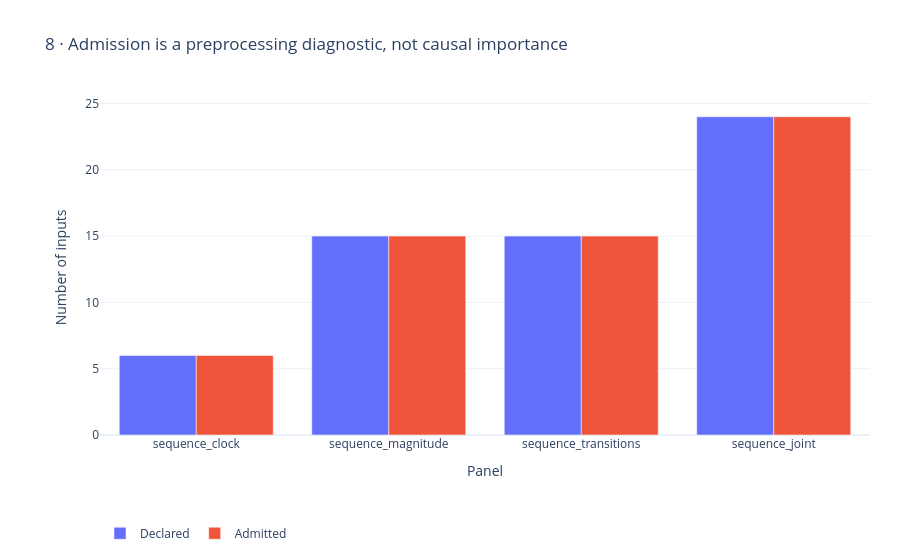

Here is the notebook cell this chart was saved with:
### Markdown cell above
## Admission
Selected features are not causal explanations. Review which additions survived preprocessing.

### Code cell
figures[7].show(renderer='plotly_mimetype')

### Figure 1 — Plotly figure (JSON) as saved in the notebook; plotly's stock layout.template omitted (floating-point values rounded to 4 significant figures)
{"data": [{"name": "Declared", "type": "bar", "x": ["sequence_clock", "sequence_magnitude", "sequence_transitions", "sequence_joint"], "y": [6, 15, 15, 24]}, {"name": "Admitted", "type": "bar", "x": ["sequence_clock", "sequence_magnitude", "sequence_transitions", "sequence_joint"], "y": [6, 15, 15, 24]}], "layout": {"height": 560, "legend": {"orientation": "h", "y": -0.25}, "margin": {"b": 125, "l": 100, "r": 30, "t": 100}, "title": {"text": "8 · Admission is a preprocessing diagnostic, not causal importance"}, "xaxis": {"title": {"text": "Panel"}}, "yaxis": {"title": {"text": "Number of inputs"}}}}
